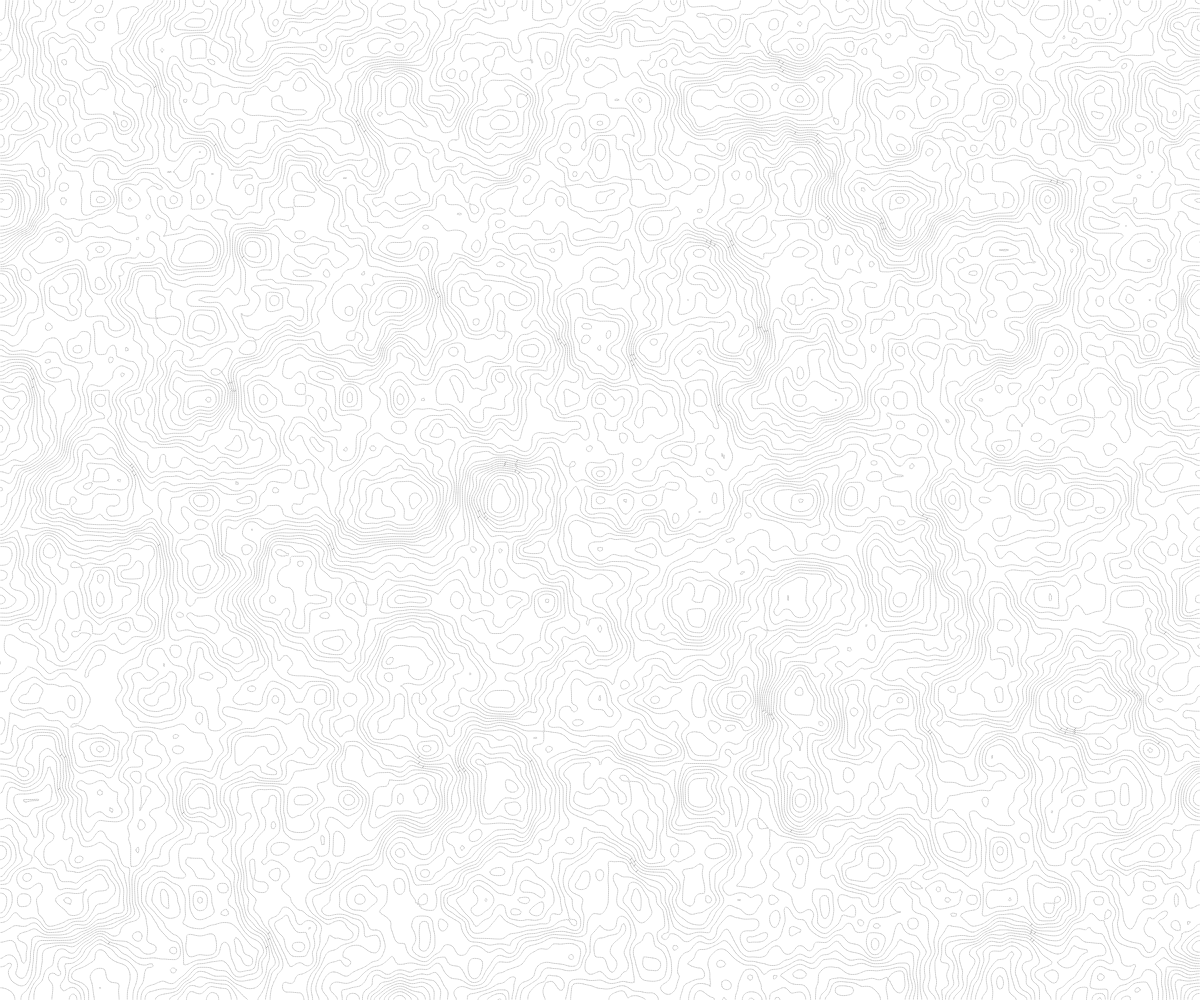
Frame 1 (no input)
Frame 2 (the mouse pressed at the canvas centre, redrawn once): identical to frame 1, image omitted

The p5.js sketch that drew this single still picture (run headless with seeded random() and noise() and a simulated clock; the mouse was pressed at the canvas centre and the sketch redrawn once):

// p5.js sketch
// ── sketch.js
let hMap = [];
let res = 2;
let thresh = 3.2;
let t = 0;
move = false;

function setup() {
  createCanvas(windowWidth, windowHeight);
  
for (let i = 0; i < 1 + width / res; i++) {
hMap[i] = [];
for (let j = 0; j < 1 + height / res; j++) {
hMap[i][j] = noise(i / 50, j / 50) * 100;
}
}
}

//function windowResized() {
 // resizeCanvas(windowWidth, windowHeight);
//}

function draw() {
background("transparent");
if (move) {
for (let i = 0; i < 1 + width / res; i++) {
hMap[i] = [];
for (let j = 0; j < 1 + height / res; j++) {
hMap[i][j] =
noise((i + t / 5) / 100, (j + sin(t / 10)) / 100, t / 600) * 100;
}
}
t += 1;
}

for (let i = 0; i < 1 + width / res; i++) {
for (let j = 0; j < 1 + height / res; j++) {
 //strokeWeight(01);
// point(i*res, j*res);
// text(round(hMap[i][j]), i*res+7, j*res)

      if (i < width / res && j < height / res) {
        let a = floor(hMap[i][j] / thresh);
        let b = floor(hMap[i + 1][j] / thresh);
        let c = floor(hMap[i][j + 1] / thresh);
        let d = floor(hMap[i + 1][j + 1] / thresh);

        let ab = 0;
        let ac = 0;
        let bcx = 0;
        let bcy = 0;
        let bd = 0;
        let cd = 0;
        let height = 0;

        if (a != b) {
          let contourValue = thresh * max(a, b);
          height = contourValue;
          let diff = abs(hMap[i][j] - hMap[i + 1][j]);
          let add = abs(hMap[i][j] - contourValue);
          ab = i * res + (res * add) / diff;
        }

        if (a != c) {
          let contourValue = thresh * max(a, c);
          height = contourValue;

          let diff = abs(hMap[i][j] - hMap[i][j + 1]);
          let add = abs(hMap[i][j] - contourValue);
          ac = j * res + (res * add) / diff;
        }

        if (c != d) {
          let contourValue = thresh * max(c, d);
          height = contourValue;

          let diff = abs(hMap[i][j + 1] - hMap[i + 1][j + 1]);
          let add = abs(hMap[i][j + 1] - contourValue);
          cd = i * res + (res * add) / diff;
        }

        if (b != c) {
          let contourValue = thresh * max(b, c);
          height = contourValue;

          let diff = abs(hMap[i + 1][j] - hMap[i][j + 1]);
          let add = abs(hMap[i + 1][j] - contourValue);
          bcx = (i + 1) * res - (res * add) / diff;
          bcy = j * res + (res * add) / diff;
        }

        if (b != d) {
          let contourValue = thresh * max(b, d);
          height = contourValue;

          let diff = abs(hMap[i + 1][j] - hMap[i + 1][j + 1]);
          let add = abs(hMap[i + 1][j] - contourValue);
          bd = j * res + (res * add) / diff;
        }
        stroke("black");
        strokeWeight(.1);
        if (height % 9 ==0) {
                  stroke("black");
          strokeWeight(.1);
        }

        if (ab) {
          if (ac) {
            line(ab, j * res, i * res, ac);
          }
          if (bcx || bcy) {
            line(ab, j * res, bcx, bcy);
          }
        } else if (ac) {
          if (bcx || bcy) {
            line(i * res, ac, bcx, bcy);
          }
        }

        if (cd) {
          if (bd) {
            line(cd, (j + 1) * res, (i + 1) * res, bd);
          }
          if (bcx || bcy) {
            line(cd, (j + 1) * res, bcx, bcy);
          }
        } else if (bd) {
          if (bcx || bcy) {
            line((i + 1) * res, bd, bcx, bcy);
          }
        }
      }
    }

}
    noLoop();
}
